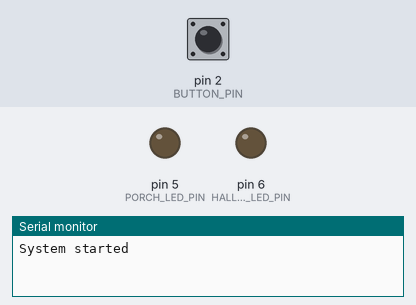
The sketch below on a simulated Arduino Uno, built with avr-gcc and run on an emulated ATmega328P. Parts: output pins drawn as LEDs (lit = HIGH), the last lines printed to the serial monitor. The inputs (shaded band) are chosen by the test bench; at power-on: pin 2 (BUTTON_PIN) HIGH.

Above: at 1.2 s.
1.3 s: pin 2 (BUTTON_PIN) pulled LOW for 0.15 s
At 2.2 s:
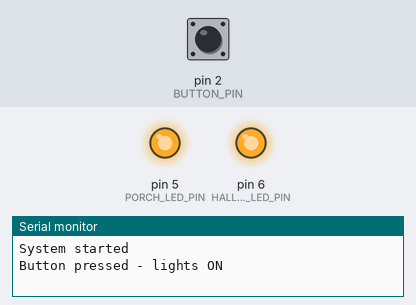
At 32.2 s:
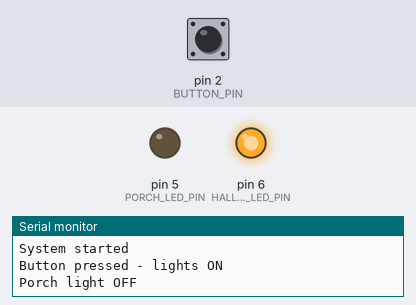
Timing chart, 0 to 32.7 s (numbered marks = the images above; inputs shaded):
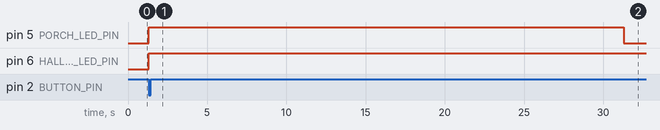

Measured:
- after the input at 1.3 s, pin 5 (PORCH_LED_PIN): LOW → HIGH at once, → LOW 30.0 s later; pin 6 (HALLWAY_LED_PIN): LOW → HIGH at once

The sketch:

Task1.1Lights_ON.ino
```cpp
// Task 1.1P - Arduino Uno version

const int BUTTON_PIN = 2;
const int PORCH_LED_PIN = 5;
const int HALLWAY_LED_PIN = 6;

const unsigned long PORCH_DURATION = 30000;    // 30 seconds
const unsigned long HALLWAY_DURATION = 60000;  // 60 seconds

bool porchLightOn = false;
bool hallwayLightOn = false;

unsigned long porchStartTime = 0;
unsigned long hallwayStartTime = 0;

bool lastButtonState = HIGH;

void setupPins();
void handleButtonPress();
void turnOnLights();
void updateLights();

void setup() {
  Serial.begin(9600);
  setupPins();
  Serial.println("System started");
}

void loop() {
  handleButtonPress();
  updateLights();
}

void setupPins() {
  pinMode(BUTTON_PIN, INPUT_PULLUP);
  pinMode(PORCH_LED_PIN, OUTPUT);
  pinMode(HALLWAY_LED_PIN, OUTPUT);

  digitalWrite(PORCH_LED_PIN, LOW);
  digitalWrite(HALLWAY_LED_PIN, LOW);
}

void handleButtonPress() {
  bool currentButtonState = digitalRead(BUTTON_PIN);

  if (lastButtonState == HIGH && currentButtonState == LOW) {
    turnOnLights();
    Serial.println("Button pressed - lights ON");
  }

  lastButtonState = currentButtonState;
}

void turnOnLights() {
  porchLightOn = true;
  hallwayLightOn = true;

  porchStartTime = millis();
  hallwayStartTime = millis();

  digitalWrite(PORCH_LED_PIN, HIGH);
  digitalWrite(HALLWAY_LED_PIN, HIGH);
}

void updateLights() {
  unsigned long currentTime = millis();

  if (porchLightOn && currentTime - porchStartTime >= PORCH_DURATION) {
    porchLightOn = false;
    digitalWrite(PORCH_LED_PIN, LOW);
    Serial.println("Porch light OFF");
  }

  if (hallwayLightOn && currentTime - hallwayStartTime >= HALLWAY_DURATION) {
    hallwayLightOn = false;
    digitalWrite(HALLWAY_LED_PIN, LOW);
    Serial.println("Hallway light OFF");
  }
}
```
